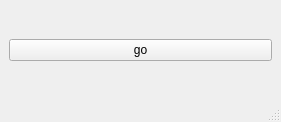
<?xml version="1.0" encoding="UTF-8"?>
<ui version="4.0">
 <class>MainWindow</class>
 <widget class="QMainWindow" name="MainWindow">
  <property name="geometry">
   <rect>
    <x>0</x>
    <y>0</y>
    <width>281</width>
    <height>122</height>
   </rect>
  </property>
  <property name="windowTitle">
   <string>MainWindow</string>
  </property>
  <widget class="QWidget" name="centralwidget">
   <layout class="QGridLayout" name="gridLayout">
    <item row="0" column="0">
     <widget class="QPushButton" name="go">
      <property name="text">
       <string>go</string>
      </property>
     </widget>
    </item>
   </layout>
  </widget>
  <widget class="QMenuBar" name="menubar">
   <property name="geometry">
    <rect>
     <x>0</x>
     <y>0</y>
     <width>281</width>
     <height>22</height>
    </rect>
   </property>
  </widget>
  <widget class="QStatusBar" name="statusbar"/>
 </widget>
 <resources/>
 <connections/>
</ui>
